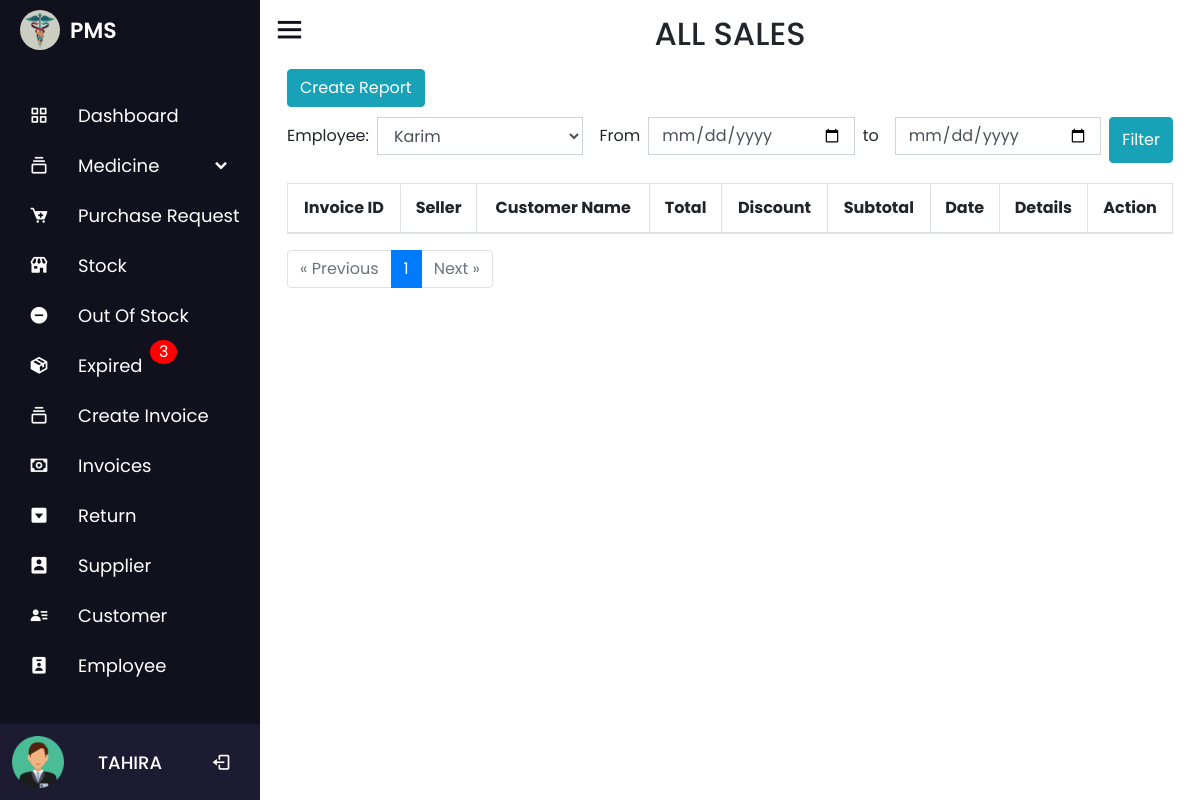
Before: /invoices.php?emp=34 (signed in) with the older database file.
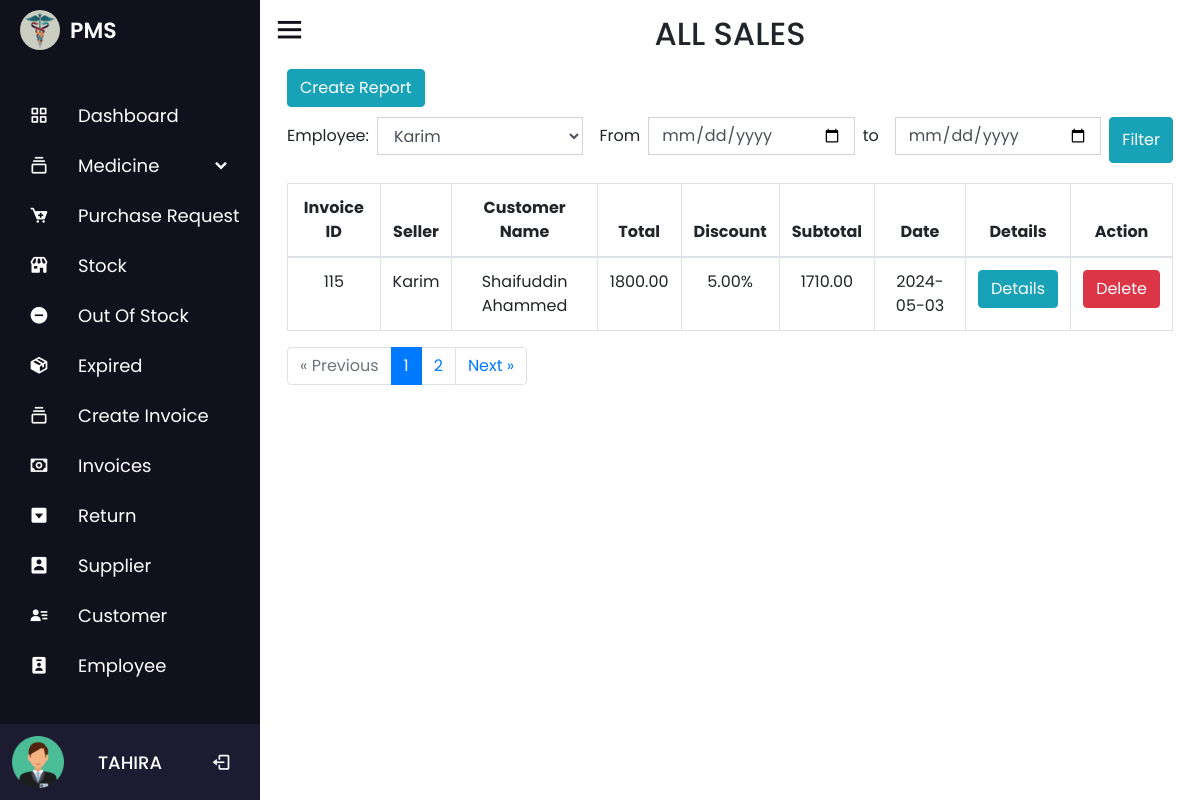
After: the same page with the newer database file.
### tables this page shows
CREATE TABLE `invoices` (
  `invoice_id` int(11) NOT NULL,
  `employee_id` int(11) NOT NULL,
  `customer_id` int(11) NOT NULL,
  `total` decimal(10,2) NOT NULL,
  `discount` decimal(10,2) DEFAULT 0.00,
  `subtotal` decimal(10,2) NOT NULL,
  `profit` int(11) NOT NULL,
  `created_at` timestamp NOT NULL DEFAULT current_timestamp()
);

CREATE TABLE `employee` (
  `id` int(100) NOT NULL COMMENT 'ID',
  `name` varchar(100) NOT NULL COMMENT 'Name',
  `number` int(100) NOT NULL COMMENT 'Number',
  `email` varchar(100) NOT NULL COMMENT 'Email',
  `password` varchar(100) NOT NULL,
  `role` int(10) NOT NULL,
  `date` timestamp NOT NULL DEFAULT current_timestamp()
);

CREATE TABLE `customer` (
  `customer_id` int(11) NOT NULL,
  `customer_name` varchar(100) NOT NULL,
  `customer_email` varchar(100) NOT NULL,
  `customer_number` varchar(100) NOT NULL,
  `date` timestamp NOT NULL DEFAULT current_timestamp()
);

### invoices.php (the view, shortened to what the changed rows need)
<?php
include 'nav/nav.php';
$results_per_page = 10;
$total_invoices_query = mysqli_query($conn, "SELECT COUNT(*) AS total FROM invoices");
$total_invoices_row = mysqli_fetch_assoc($total_invoices_query);
$total_invoices = $total_invoices_row['total'];
$total_pages = ceil($total_invoices / $results_per_page);
if (isset($_GET['page']) && is_numeric($_GET['page'])) {
    $page = $_GET['page'];
} else {
    $page = 1;
}
$page = max(1, min($page, $total_pages));
$offset = ($page - 1) * $results_per_page;
$filter_employee = isset($_GET['emp']) ? $_GET['emp'] : '';
$filter_from = isset($_GET['from']) ? $_GET['from'] : '';
$filter_to = isset($_GET['to']) ? $_GET['to'] : '';
$where_clause = '';
if (!empty($filter_employee)) {
    $where_clause .= " AND invoices.employee_id = $filter_employee";
}
$query = "SELECT invoices.invoice_id, customer.customer_name, employee.name AS employee_name, invoices.discount, invoices.subtotal, invoices.total, invoices.created_at
FROM invoices
INNER JOIN customer ON invoices.customer_id = customer.customer_id
INNER JOIN employee ON invoices.employee_id = employee.id
WHERE 1 $where_clause
ORDER BY invoices.created_at DESC
LIMIT $offset, $results_per_page";
$result_set = mysqli_query($conn, $query);
?>
<div class="container"style="margin-top: -45px;">
    <div class="title">
        <h2 class="text-center text-uppercase p-2">All Sales</h2>
    </div>
    <div id="table">
        <table id="zctb" class="display table table-bordered table-hover text-center" cellspacing="0" width="100%">
            <thead>
                <tr>
                    <th>Invoice ID</th>
                    <th>Seller</th>
                    <th>Customer Name</th>
                    <th>Total</th>
                    <th>Discount</th>
                    <th>Subtotal</th>
                    <th>Date</th>
                    <th id="visible">Details</th>
                    <th id="visible">Action</th>
                </tr>
            </thead>
            <tbody>
                <?php
                while ($row = mysqli_fetch_assoc($result_set)) : ?>
                    <tr>
                        <td><?php echo $row['invoice_id']; ?></td>
                        <td><?php echo $row['employee_name']; ?></td>
                        <td><?php echo $row['customer_name']; ?></td>
                        <td><?php echo $row['total']; ?></td>
                        <td><?php echo $row['discount']; ?>%</td>
                        <td><?php echo $row['subtotal']; ?></td>
                        <td><?php echo date('Y-m-d', strtotime($row['created_at'])); ?></td>
                        <td id="visible"><a href="invoice_details.php?invoice_id=<?php echo $row['invoice_id']; ?>" class="btn btn-info">Details</a></td>
                        <td id="visible">
                            <form action="" method="post" onsubmit="return confirm('Are you sure you want to delete this invoice? This action cannot be undone.');">
                                <button class="btn btn-danger" name="delete_invoice">Delete</button>
                            </form>
                        </td>
                    </tr>
                <?php endwhile; ?>
            </tbody>
        </table>
    </div>
    <div class="pagination">
        <ul class="pagination">
            <?php for ($i = 1; $i <= $total_pages; $i++) : ?>
                <li class="page-item <?php echo ($page == $i) ? 'active' : ''; ?>">
                    <a class="page-link" href="?page=<?php echo $i; ?>&emp=<?php echo $filter_employee; ?>&from=<?php echo $filter_from; ?>&to=<?php echo $filter_to; ?>"><?php echo $i; ?></a>
                </li>
            <?php endfor; ?>
            <li class="page-item <?php echo ($page >= $total_pages) ? 'disabled' : ''; ?>">
                <a class="page-link" href="?page=<?php echo $page + 1; ?>&emp=<?php echo $filter_employee; ?>&from=<?php echo $filter_from; ?>&to=<?php echo $filter_to; ?>">Next &raquo;</a>
            </li>
        </ul>
    </div>
</div>
<?php
include 'nav/footer.php';
?>

### nav/nav.php (shortened to what the changed rows need)
<?php
$db = new dbObj();
$conn =  $db->getConnstring();
$query = mysqli_query($conn, "SELECT * FROM medicine_stock WHERE expiry_date < CURDATE()");
$e = mysqli_num_rows($query);
?>
<!DOCTYPE html>
<html lang="en" dir="ltr">
<head>
  <link rel="stylesheet" href="nav/style.css">
  <link rel="stylesheet" href="css/bootstrap.min.css">
  <link rel="stylesheet" href="https://unicons.iconscout.com/release/v4.0.0/css/line.css">
  <link href='https://unpkg.com/boxicons@2.0.7/css/boxicons.min.css' rel='stylesheet'>
  <link rel="stylesheet" href="https://unicons.iconscout.com/release/v4.0.8/css/line.css">
  <link rel="stylesheet" href="https://cdnjs.cloudflare.com/ajax/libs/font-awesome/4.7.0/css/font-awesome.min.css">
  <link rel="stylesheet" href="//code.jquery.com/ui/1.13.2/themes/base/jquery-ui.css">
</head>
<body>
  <div class="sidebar">
    <?php
        if (isset($_SESSION['admin'])) {
            echo '
            <ul class="nav-links">
            <li>
                <a href="dashboard.php">
                <i class="bx bx-grid-alt"></i>
                <span class="link_name">Dashboard</span>
                </a>
                <ul class="sub-menu blank">
                <li><a class="link_name" href="dashboard.php">Dashboard</a></li>
                </ul>
            </li>
            <li>
                <div class="iocn-link">
                <a href="medicine_details.php">
                    <i class="bx bx-collection"></i>
                    <span class="link_name">Medicine</span>
                </a>
                <i class="bx bxs-chevron-down arrow"></i>
                </div>
                <ul class="sub-menu">
                <li><a class="link_name" href="medicine_details.php">Medicine</a></li>
                <li><a href="catagory.php">Catagory</a></li>
                <li><a href="brand.php">Brand</a></li>
                <li><a href="generic.php">Generic</a></li>
                </ul>
            </li>
            <li>
            <a href="purchase_request.php">
            <i class="bx bxs-cart-add" ></i>
            <span class="link_name">Purchase Request</span>';
        echo '</a>
            <ul class="sub-menu blank">
            <li><a class="link_name" href="purchase_request.php">Purchase Request</a></li>
            </ul>
        </li>
            <li>
            <a href="stock.php">
            <i class="bx bxs-store" ></i>
              <span class="link_name">Stock</span>
            </a>
            <ul class="sub-menu blank">
              <li><a class="link_name" href="stock.php">Stock</a></li>
            </ul>
          </li>
          <li>
            <a href="outofstock.php">
            <i class="bx bxs-minus-circle" ></i>
              <span class="link_name">Out Of Stock</span>';
           echo' </a>
            <ul class="sub-menu blank">
              <li><a class="link_name" href="outofstock.php">Out Of Stock</a></li>
            </ul>
          </li>
          <li>
            <a href="expired.php">
            <i class="bx bxs-package" ></i>
              <span class="link_name">Expired</span>';
                        if ($e != 0) echo '
                            <span style="position: absolute; top: -0.1px;left: 110px;padding: 0.1px 9px;border-radius: 50%;background: red;color: white;margin-left:40px;">
                            ' . $e . '</span>' ;
           echo' </a>
            <ul class="sub-menu blank">
              <li><a class="link_name" href="expired.php">Out Of Stock</a></li>
            </ul>
          </li>
          <li>
            <div class="iocn-link">
              <a href="add_order.php">
                <i class="bx bx-collection"></i>
                <span class="link_name">Create Invoice</span>
              </a>
            </div>
          </li>
          <li>
            <div class="iocn-link">
              <a href="invoices.php">
              <i class="bx bx-money" ></i>
                <span class="link_name">Invoices</span>
              </a>
            </div>
          </li>
          <li>
            <a href="return.php">
            <i class="bx bxs-caret-down-square" ></i>
              <span class="link_name">Return</span>
            </a>
            <ul class="sub-menu blank">
              <li><a class="link_name" href="return.php">Return</a></li>
            </ul>
          </li>
          <li>
          <a href="supplier.php">
          <i class="bx bxs-user-rectangle" ></i>
            <span class="link_name">Supplier</span>
          </a>
          <ul class="sub-menu blank">
            <li><a class="link_name" href="supplier.php">Customer</a></li>
          </ul>
        </li>
          <li>
          <a href="customer.php">
          <i class="bx bxs-user-detail" ></i>
            <span class="link_name">Customer</span>
          </a>
          <ul class="sub-menu blank">
            <li><a class="link_name" href="customer.php">Customer</a></li>
          </ul>
        </li>
        <li>
          <a href="employee.php">
          <i class="bx bxs-user-badge"></i>
            <span class="link_name">Employee</span>
          </a>
          <ul class="sub-menu blank">
            <li><a class="link_name" href="employee.php">Employee</a></li>
          </ul>
        </li>
          <li>
            ';
        }
        ?>
      </li>
    </ul>
  </div>
  <section class="home-section">

Changed rows visible on the page:
added invoices: invoice_id "115", employee.name "Karim", customer.customer_name "Shaifuddin Ahammed", total "1800.00", discount "5.00", subtotal "1710.00", created_at "2024-05-03"
Other visible differences:
$e: "3" → (not shown)
new list line: "2"
